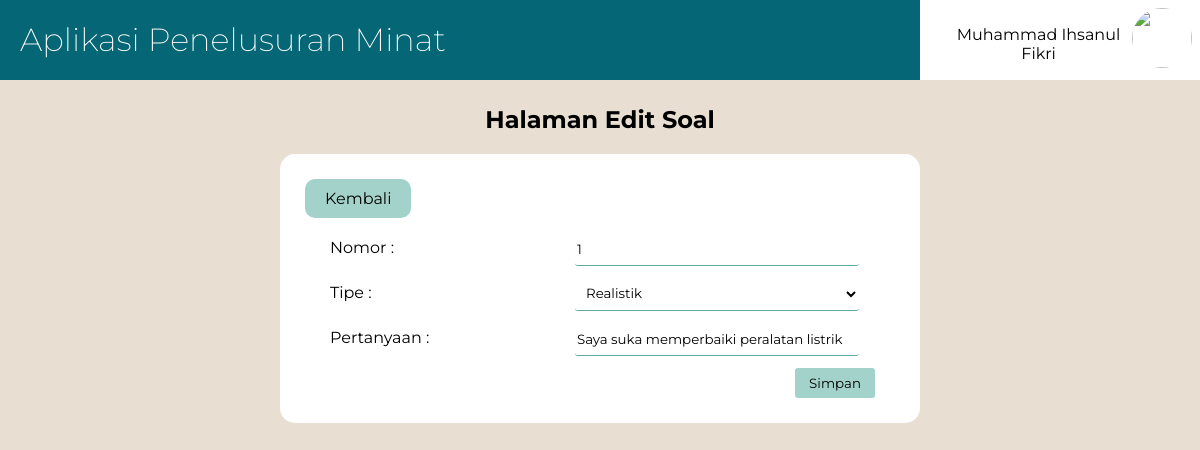
The app's page /soal_edit.php?id=1 (signed in) with its own data.
### tables this page shows
CREATE TABLE `soal` (
  `id_soal` int(11) NOT NULL,
  `tipe` varchar(20) NOT NULL,
  `nomor` int(4) NOT NULL,
  `pertanyaan` varchar(255) NOT NULL
);

### soal_edit.php (the view, shortened to what this page needs)
<!DOCTYPE html>
<html>
<head>
	<link rel="stylesheet" type="text/css" href="soal_edit.css">
</head>
<body>
	<div class="navbar">
		<a href="index.php"><h1>Aplikasi Penelusuran Minat</h1></a>
		<?php
			if (isset($_SESSION['status'])) {
				if ($_SESSION['status']=='login') {
					echo "<div class='menu'>
							<img src='fotoprofil/".$_SESSION['foto']."'>
							<p class='nama'>".$_SESSION['nama']."</p>
							<div class='submenu'>
								<ul>
									<li><a href='admin_edit.php'>Profil</a></li><hr>
									<li><a href='logout.php'>Keluar</a></li>
								</ul>
							</div>
						</div>";
				}
			}
			else{
				header('location:login.php?alert=belum_login');
			}
		?>
	</div>
	<div class="content">
		<h2>Halaman Edit Soal</h2>
		<div class="form">
			<?php
	    		include 'koneksi.php';
	    		$id = $_GET['id'];
		    	$query = mysqli_query($koneksi, "SELECT * FROM soal WHERE id_soal='$id'");
				while($data = mysqli_fetch_array($query,MYSQLI_ASSOC)){
		    ?>
			<form method="post" action="soal_update.php">
				<a class="kembali" href="soal_menu.php"> Kembali </a>
				<div class="form-row">
					<div class="form-label">
						<label for="nomor">Nomor :</label>
					</div>
					<div class="form-control">
						<input type="text" name="nomor" <?php echo "value='$data[nomor]'"; ?> >
					</div>
				</div>
				<div class="form-row">
					<div class="form-label">
						<label for="tipe">Tipe :</label>
					</div>
					<div class="form-control">
						<select id="tipe" name="tipe" >
							<option <?php if ("$data[tipe]"=="Realistik") {
			        			echo "value='$data[tipe]' selected";
			        		}?>> Realistik </option>
						</select>
					</div>
				</div>
				<div class="form-row">
					<div class="form-label">
						<label for="pertanyaan">Pertanyaan :</label>
					</div>
					<div class="form-control">
						<input type="text" name="pertanyaan" <?php echo "value='$data[pertanyaan]'"; ?> >
					</div>
				</div>
				<div class="form-row">
					<button class="submit" type="submit" name="submit">Simpan</button>
				</div>
			</form>
		<?php } ?>
		</div>
	</div>
</body>
</html>

### soal_edit.css (style rules this page uses)
body { padding: 0; margin: 0; background-color: #E8DED2; font-family: 'Montserrat', sans-serif; }
.navbar { margin: 0; padding: 0; background-color: #056676; width: 100%; min-height: 80px; }
.navbar h1 { margin: 0; float: left; padding: 20px; color: white; font-family: 'Montserrat', sans-serif; font-weight: 200; }
.navbar .menu { background-color: white; display: inline-block; float: right; width: 280px; height: 80px; position: relative; }
.navbar .menu .nama { text-align: center; margin: 0; padding: 10px; min-height: 30px; width: 240px; position: relative; top: 15px; left: 10px; }
.navbar .menu img { width: 60px; height: 60px; border-radius: 50px; float: right; padding: 5px; margin-top: 3px; margin-right: 3px; }
.content { margin: 25px auto; width: 1000px; position: relative; }
.content h2 { text-align: center; }
.content a { display: inline-block; padding: 10px 20px; margin: 5px; border-radius: 10px; background-color: #A3D2CA; text-decoration: none; color: black; }
.content .form { position: relative; background-color: white; width: 60%; margin: 0 auto; padding: 20px; border-radius: 15px; }
.content .form-row { width: 550px; height: 25px; padding: 10px; margin: 0 auto; }
.content .form-label { width: 240px; float: left; padding: 5px; }
.content .form-control { width: 300px; float: left; }
.content .form input, button { font-family: 'Montserrat', sans-serif; border: none; border-bottom: 1px solid #5EAAA8; border-radius: 3px; width: 280px; height: 30px; }
.content .form select { font-family: 'Montserrat', sans-serif; border: none; border-radius: 3px; padding: 7px; width: 284px; border-bottom: 1px solid #5EAAA8; background-color: transparent; }
.content .form .submit { width: 80px; height: 30px; background-color: #A3D2CA; float: right; border: none; }

### records on screen
soal: nomor "1", tipe "Realistik", pertanyaan "Saya suka memperbaiki peralatan listrik"

### other values on screen
$_SESSION['nama'] "Muhammad Ihsanul Fikri"
